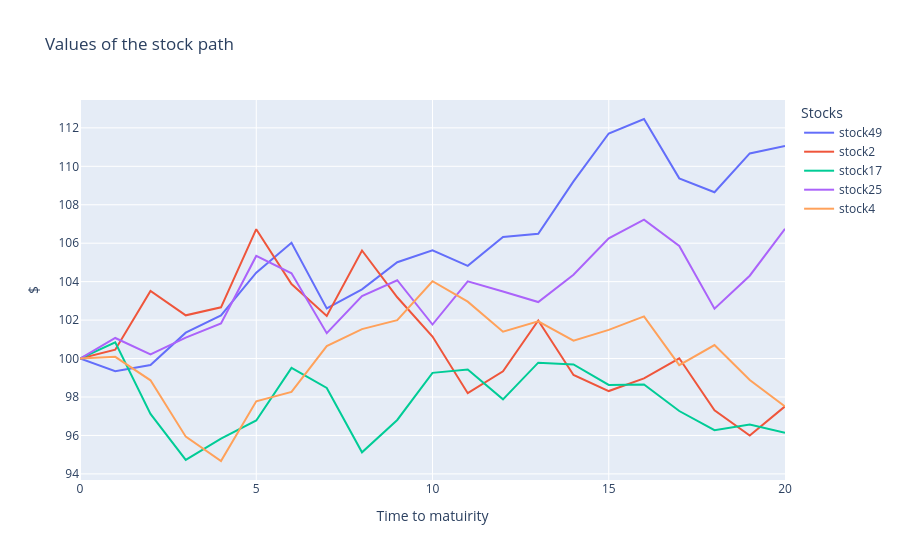

Source (notebook cell):
### Code cell
fig = go.Figure()
# Add traces for each column
for column in stock_prices.columns[values]:
    fig.add_trace(go.Scatter(x=stock_prices.index, y=stock_prices[column], mode='lines', name=f"stock{column}"))

# Update layout
fig.update_layout(
    title='Values of the stock path ',
    xaxis_title='Time to matuirity',
    yaxis_title='$',
    template='plotly',
    legend=dict(title='Stocks'),
)

# Show the plot
fig.show()

### Figure 1 — Plotly figure (JSON) as saved in the notebook; plotly's stock layout.template omitted (floating-point values rounded to 4 significant figures)
{"data": [{"mode": "lines", "name": "stock49", "type": "scatter", "x": [0, 1, 2, 3, 4, 5, 6, 7, 8, 9, 10, 11, 12, 13, 14, 15, 16, 17, 18, 19, 20], "y": [100, 99.35, 99.66, 101.3, 102.2, 104.5, 106.0, 102.6, 103.6, 105.0, 105.6, 104.8, 106.3, 106.5, 109.2, 111.7, 112.5, 109.4, 108.7, 110.7, 111.1]}, {"mode": "lines", "name": "stock2", "type": "scatter", "x": [0, 1, 2, 3, 4, 5, 6, 7, 8, 9, 10, 11, 12, 13, 14, 15, 16, 17, 18, 19, 20], "y": [100, 100.5, 103.5, 102.2, 102.7, 106.7, 103.9, 102.2, 105.6, 103.2, 101.1, 98.2, 99.33, 102.0, 99.15, 98.31, 98.97, 100.0, 97.31, 95.99, 97.51]}, {"mode": "lines", "name": "stock17", "type": "scatter", "x": [0, 1, 2, 3, 4, 5, 6, 7, 8, 9, 10, 11, 12, 13, 14, 15, 16, 17, 18, 19, 20], "y": [100, 100.8, 97.12, 94.73, 95.83, 96.78, 99.51, 98.47, 95.12, 96.8, 99.26, 99.43, 97.88, 99.79, 99.69, 98.63, 98.65, 97.27, 96.28, 96.57, 96.14]}, {"mode": "lines", "name": "stock25", "type": "scatter", "x": [0, 1, 2, 3, 4, 5, 6, 7, 8, 9, 10, 11, 12, 13, 14, 15, 16, 17, 18, 19, 20], "y": [100, 101.1, 100.2, 101.1, 101.8, 105.3, 104.4, 101.3, 103.3, 104.1, 101.8, 104.0, 103.5, 102.9, 104.4, 106.3, 107.2, 105.9, 102.6, 104.3, 106.7]}, {"mode": "lines", "name": "stock4", "type": "scatter", "x": [0, 1, 2, 3, 4, 5, 6, 7, 8, 9, 10, 11, 12, 13, 14, 15, 16, 17, 18, 19, 20], "y": [100, 100.1, 98.87, 95.94, 94.67, 97.78, 98.26, 100.7, 101.5, 102.0, 104.0, 103.0, 101.4, 101.9, 100.9, 101.5, 102.2, 99.66, 100.7, 98.89, 97.51]}], "layout": {"legend": {"title": {"text": "Stocks"}}, "title": {"text": "Values of the stock path "}, "xaxis": {"title": {"text": "Time to matuirity"}}, "yaxis": {"title": {"text": "$"}}}}
